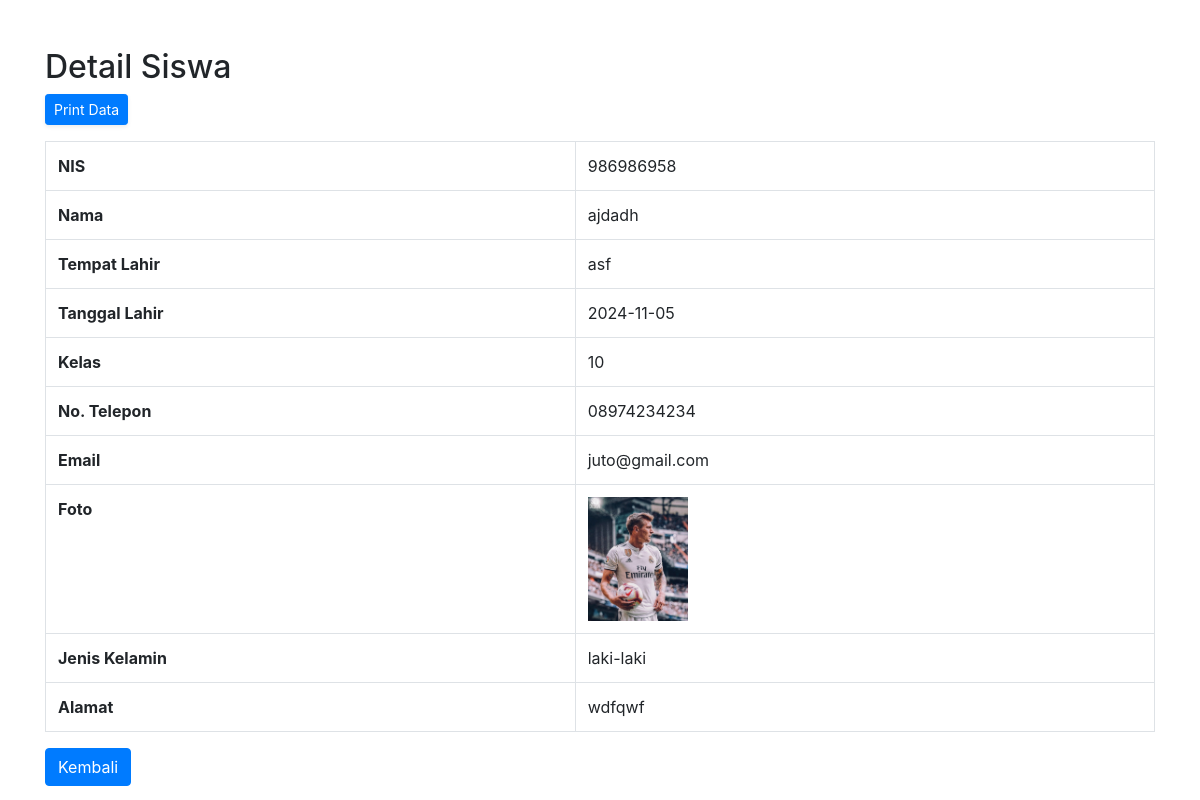
The app's page /report_detail.php?id_siswa=4 (signed in) with its own data.
### tables this page shows
CREATE TABLE `siswa` (
  `id_siswa` int(11) NOT NULL,
  `NIS` int(12) DEFAULT NULL,
  `nama` varchar(30) DEFAULT NULL,
  `kelas` varchar(30) DEFAULT NULL,
  `no_telp` varchar(13) DEFAULT NULL,
  `email` varchar(30) DEFAULT NULL,
  `jenis_kelamin` enum('laki-laki','perempuan') DEFAULT NULL,
  `alamat` text DEFAULT NULL,
  `foto` varchar(255) DEFAULT NULL,
  `tempat_lahir` varchar(255) DEFAULT NULL,
  `tanggal_lahir` date DEFAULT NULL
);

### report_detail.php (the view, shortened to what this page needs)
<?php
include "koneksi.php";
$id_siswa = $_GET['id_siswa'];
$query = "SELECT * FROM siswa WHERE id_siswa = ?";
$stmt = mysqli_prepare($koneksi, $query);
mysqli_stmt_bind_param($stmt, 'i', $id_siswa);
mysqli_stmt_execute($stmt);
$result = mysqli_stmt_get_result($stmt);
$data_siswa = mysqli_fetch_assoc($result);
?>
<!doctype html>
<html lang="en">
<head>
    <link rel="stylesheet" href="https://stackpath.bootstrapcdn.com/bootstrap/4.5.2/css/bootstrap.min.css">
</head>
<body>
    <div class="container mt-5">
        <h2>Detail Siswa</h2>
        <button class="d-flex d-sm-inline-block btn btn-sm btn-primary shadow-sm" onclick="printDiv('printArea')">
                Print Data
            </button>
            <div id="printArea" class="pt-3">
        <table class="table table-bordered">
            <tr>
                <th>NIS</th>
                <td><?php echo htmlspecialchars($data_siswa['NIS']); ?></td>
            </tr>
            <tr>
                <th>Nama</th>
                <td><?php echo htmlspecialchars($data_siswa['nama']); ?></td>
            </tr>
            <tr>
                <th>Tempat Lahir</th>
                <td><?php echo htmlspecialchars($data_siswa['tempat_lahir']); ?></td>
            </tr>
            <tr>
                <th>Tanggal Lahir</th>
                <td><?php echo htmlspecialchars($data_siswa['tanggal_lahir']); ?></td>
            </tr>
            <tr>
                <th>Kelas</th>
                <td><?php echo htmlspecialchars($data_siswa['kelas']); ?></td>
            </tr>
            <tr>
                <th>No. Telepon</th>
                <td><?php echo htmlspecialchars($data_siswa['no_telp']); ?></td>
            </tr>
            <tr>
                <th>Email</th>
                <td><?php echo htmlspecialchars($data_siswa['email']); ?></td>
            </tr>
            <tr>
                <th>Foto</th>
                <td><img src="uploads/<?php echo htmlspecialchars($data_siswa['foto']); ?>" alt="Foto Siswa" width="100"></td>
            </tr>
            <tr>
                <th>Jenis Kelamin</th>
                <td><?php echo htmlspecialchars($data_siswa['jenis_kelamin']); ?></td>
            </tr>
            <tr>
                <th>Alamat</th>
                <td><?php echo htmlspecialchars($data_siswa['alamat']); ?></td>
            </tr>
        </table>
        </div>
        <a href="report.php" class="btn btn-primary">Kembali</a>
    </div>
</body>
</html>

### records on screen
siswa: NIS "986986958", nama "ajdadh", tempat_lahir "asf", tanggal_lahir "2024-11-05", kelas "10", no_telp "08974234234", email "juto@gmail.com", foto (picture), jenis_kelamin "laki-laki", alamat "wdfqwf"
